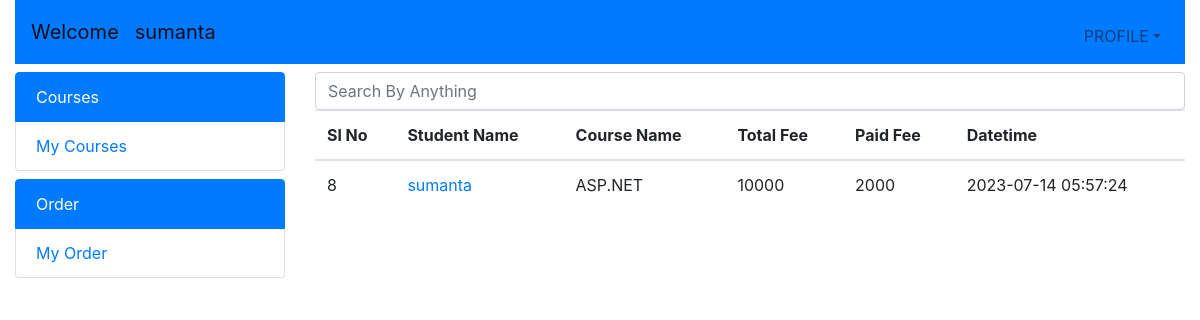
Screenshot of /rupa/myorder.php (signed in) with the database file from the repository.
### tables this page shows
CREATE TABLE `student` (
  `id` int(11) NOT NULL,
  `name` varchar(30) NOT NULL,
  `email` varchar(30) NOT NULL,
  `phone` varchar(15) NOT NULL,
  `password` varchar(15) NOT NULL,
  `gender` varchar(10) NOT NULL,
  `nationality` varchar(15) NOT NULL,
  `image` varchar(200) NOT NULL,
  `college` varchar(10) NOT NULL,
  `sem` varchar(10) NOT NULL,
  `department` varchar(15) NOT NULL,
  `date` timestamp NOT NULL DEFAULT current_timestamp() ON UPDATE current_timestamp()
);

CREATE TABLE `myorder` (
  `id` int(11) NOT NULL,
  `sid` varchar(30) NOT NULL,
  `cid` varchar(30) NOT NULL,
  `tfee` int(11) NOT NULL,
  `pfee` int(11) NOT NULL,
  `orddate` timestamp NOT NULL DEFAULT current_timestamp() ON UPDATE current_timestamp()
);

CREATE TABLE `course` (
  `id` int(11) NOT NULL,
  `name` varchar(30) NOT NULL,
  `img` varchar(255) NOT NULL,
  `duration` varchar(30) NOT NULL,
  `fee` int(11) NOT NULL
);

### rupa/myorder.php (the view, shortened to what this page needs)
<?php
  include("include/config.php")
  ?>
<!doctype html>
<html lang="en">
  <head>
    <link rel="stylesheet" href="https://stackpath.bootstrapcdn.com/bootstrap/4.3.1/css/bootstrap.min.css">
  </head>
  <body>
    <div class="container-fluid">
    <?php include("include/header1.php"); ?>
        <?php
        $q2="select * from `myorder` where `sid`='$sid'";
        $e2=mysqli_query($conn,$q2);
        ?>
      <div class="row">
      <?php include("include/navbar1.php"); ?>
        <div class="col-lg-9">
              <input type="text"
                class="form-control mt-2" name="myinput" id="myinput" aria-describedby="helpId" placeholder="Search By Anything">
        <table class="table">
            <thead>
              <tr>
                <th>Sl No</th>
                <th>Student Name</th>
                <th>Course Name</th>
                <th>Total Fee</th>
                <th>Paid Fee</th>
                <th>Datetime</th>
              </tr>
            </thead>
            <tbody id="mytable">
               <?php
                 while($res=mysqli_fetch_row($e2))
                 {
                  $q3="select * from `course` where `id`='$res[2]'";
                  $e3=mysqli_query($conn,$q3);
                  $res3=mysqli_fetch_row($e3);
                  $q4="select * from `student` where `id`='$res[1]'";
                  $e4=mysqli_query($conn,$q4);
                  $res4=mysqli_fetch_row($e4);
               ?>
              <tr>
                <td scope="row"><?php echo "$res[0]"; ?></td>
                <td><a href="mypartpayment.php?id=<?php echo "$res[0]"; ?>"><?php echo "$res4[1]"; ?></a></td>
                <td><?php echo "$res3[1]"; ?></td>
                <td><?php echo "$res[3]"; ?></td>
                <td><?php echo "$res[4]"; ?></td>
                <td><?php echo "$res[5]"; ?></td>
             </tr>
             <?php
                 }
             ?>
            </tbody>
          </table>
        </div>
      </div>
    </div>
     <?php include("include/footer.php") ?>

### rupa/include/header1.php (shortened to what this page needs)
<?php
include("include/config.php");
?>
   <?php
       if(!isset($_SESSION['usr']))
       {
        header("location:index.php");
       }
       else
       {
        $em=$_SESSION['usr'];
        $q2="select * from `student` where `email`='$em' or `phone`='$em'";
        $e2=mysqli_query($conn,$q2);
        if(mysqli_num_rows($e2)>0)
        {
          $res=mysqli_fetch_row($e2);
          $nm=$res[1];
          $sid=$res[0];
        }
       }
       ?>
      <div class="row">
        <div class="col-lg-12">
          <nav class="navbar navbar-expand-sm navbar-light bg-primary">
            <a class="navbar-brand" href="#">Welcome</a>
            <a class="navbar-brand" href="#"><?php echo $nm; ?></a>
            <div class="collapse navbar-collapse" id="collapsibleNavId">
              <form class="form-inline my-2 my-lg-0">
             <ul class="navbar-nav  mt-2">
               <li class="nav-item dropdown">
                  <a class="nav-link dropdown-toggle" href="#" id="dropdownId" data-toggle="dropdown" aria-haspopup="true" aria-expanded="false">PROFILE</a>
                </li>
              </ul>
              </form>
            </div>
          </nav>
        </div>
      </div>

### rows the page displays
student: name "sumanta"
myorder: id "8", student.name "sumanta", course.name "ASP.NET", tfee "10000", pfee "2000", orddate "2023-07-14 05:57:24"
